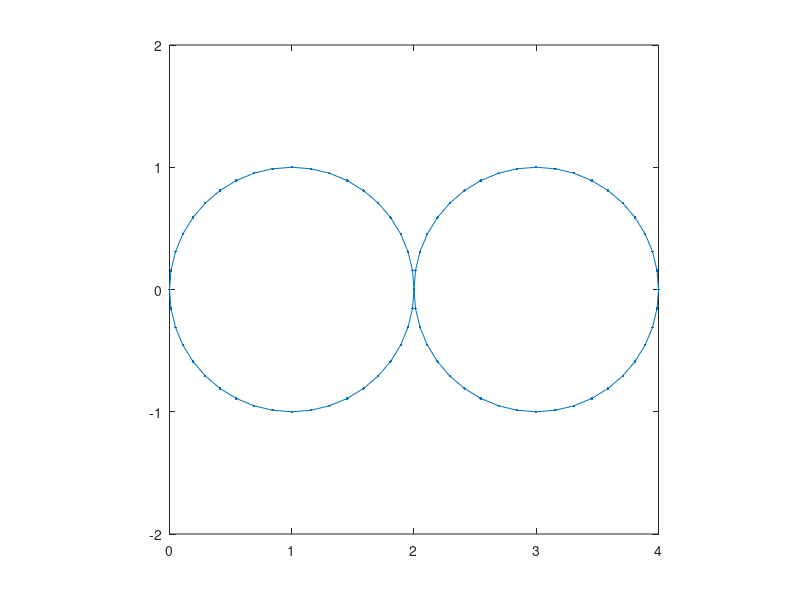
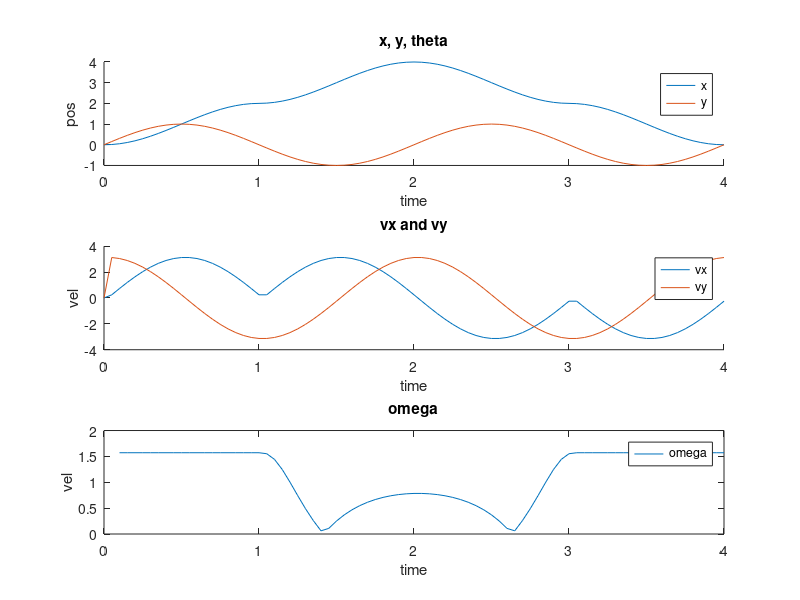

MATLAB code to generate these figures, in order:
clear
close all

t1 = 1;
t2 = 3;
t3 = 4;

R1 = 1;
R2 = 1;

time_step = 0.05;

theta_1 = 0;
theta_2 = 0;
delta_theta = 0;
x = 0;
y = 0;
time = 0;

figure()
for t=time_step:time_step:t3
    if t <= t1
        tmp_theta_1 = theta_1(end) + pi*time_step/t1;
        tmp_theta_2 = 0;
    elseif t <= t2
        tmp_theta_1 = theta_1(end);
        tmp_theta_2 = theta_2(end) + 2*pi - 2*pi*time_step/(t2-t1);
    else
        tmp_theta_1 = theta_1(end) + pi*time_step/(t3-t2);
        tmp_theta_2 = theta_2(end);
    end
    
    theta_1 = [theta_1; tmp_theta_1];
    theta_2 = [theta_2; tmp_theta_2];
    
    x = [x; R1 - R1*cos(tmp_theta_1) + R2 - R2*cos(tmp_theta_2)];
    y = [y; R1*sin(tmp_theta_1) + R2*sin(tmp_theta_2)];
    
    x1 = x(end-1);
    y1 = y(end-1);
    x2 = x(end);
    y2 = y(end);
    delta_theta = [delta_theta; acos((x1*x2 + y1*y2)/(sqrt(x1^2 + y1^2)*sqrt(x2^2 + y2^2)))];
    
    time = [time, t];
    
    cla
    plot(x, y, '.-')
    xlim([0, 4])
    ylim([-2, 2])
    axis equal
    pause(time_step)
end

%% calculate velocity
vx = 0;
vy = 0;
omega = 0;

delta_theta(end) = delta_theta(end-1); % avoid NaN

for i =2:length(x)
    vx = [vx; (x(i) - x(i-1))/time_step];
    vy = [vy; (y(i) - y(i-1))/time_step];
    omega = [omega; delta_theta(i)/time_step];
end


%% plot
% figure()
% subplot(2,1,1)
% plot(theta_1)
% 
% subplot(2,1,2)
% plot(theta_2)

figure()
subplot(3,1,1)
hold on
plot(time, x)
plot(time, y)
title('x, y, theta')
xlabel('time')
ylabel('pos')
legend('x', 'y')
hold off

subplot(3,1,2)
hold on
plot(time, vx)
plot(time, vy)
title('vx and vy')
xlabel('time')
ylabel('vel')
legend('vx', 'vy')
hold off

subplot(3,1,3)
plot(time, omega)
title('omega')
xlabel('time')
ylabel('vel')
legend('omega')
